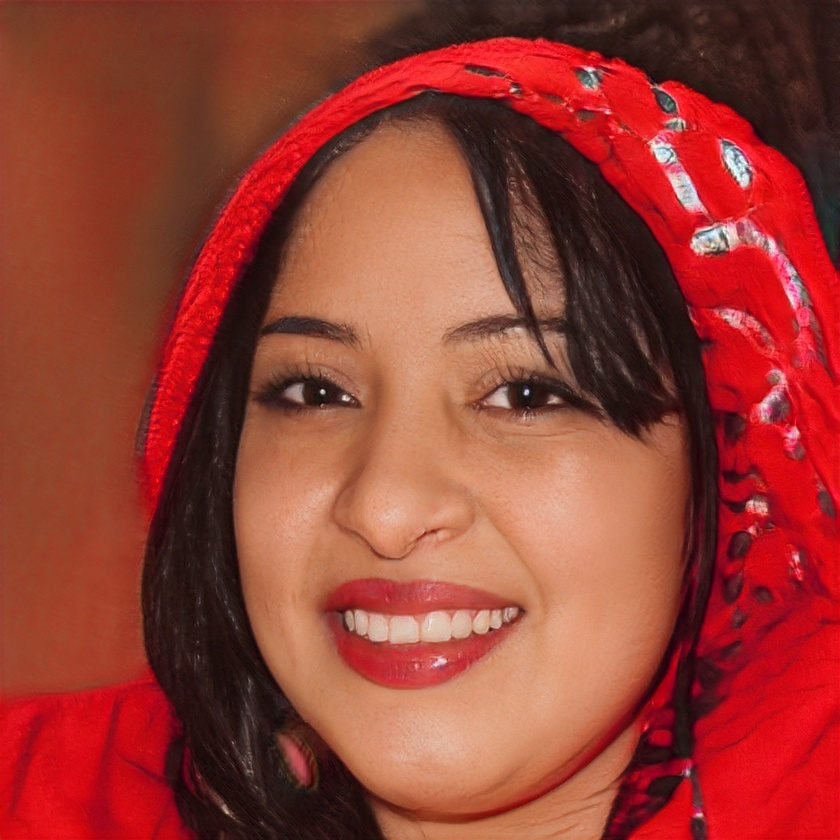
#> input picture input/1.jpeg, 840 x 840 px, shrunk from 1024 x 1024 before the run, given in place of the camera
$ python 2_direccionMirada.py
#> lines starting #> are read from the running program, lines starting #| are printed output that depends on the picture; after the words box and inside, x2 and y2 are one past the last pixel; in counts of white or black regions, pixels touching at a corner belong together
import cv2

# Cargar los clasificadores en cascada de Haar para detección de caras y ojos
# Estos archivos XML contienen los patrones entrenados para detectar caras y ojos
face_cascade = cv2.CascadeClassifier(cv2.data.haarcascades + 'haarcascade_frontalface_default.xml')
eye_cascade = cv2.CascadeClassifier(cv2.data.haarcascades + 'haarcascade_eye.xml')

# Inicializar la cámara web (0 = cámara por defecto)
cap = cv2.VideoCapture(0)

# BUCLE PRINCIPAL: Captura y procesamiento de video en tiempo real
while True:
    # Capturar un frame de la cámara
    ret, frame = cap.read()
#> frame is the input picture: shape (840, 840, 3); mean B, G, R 51.2, 62.2, 150.4
    if not ret:  # Si no se pudo capturar el frame, salir del bucle
        break

    # Voltear la imagen horizontalmente para efecto espejo
    frame = cv2.flip(frame, 1)

    # Convertir la imagen a escala de grises (necesario para la detección de Haar)
    gray = cv2.cvtColor(frame, cv2.COLOR_BGR2GRAY)
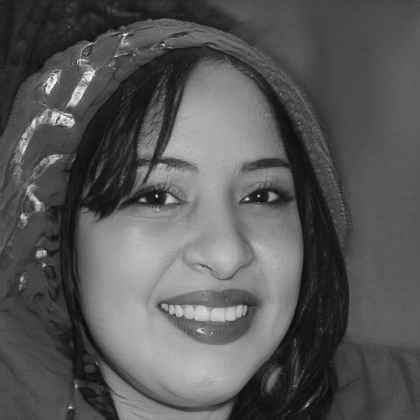
#> gray: shape (840, 840) (shown at 1/2 size); min 6, max 254, mean 87.3

    # Detectar caras en la imagen usando el clasificador de Haar
    # Parámetros: imagen, factor de escala (1.3), vecinos mínimos (5)
    faces = face_cascade.detectMultiScale(gray, 1.3, 5)
#> faces = [[139, 210, 554, 554]]

    # Contador de usuarios que están mirando a la cámara
    users_looking = 0

    # Procesar cada cara detectada
    for (x, y, w, h) in faces:
        # Extraer la región de interés (ROI) de la cara en escala de grises y color
        roi_gray = gray[y:y+h, x:x+w]      # ROI en escala de grises para detección de ojos
        roi_color = frame[y:y+h, x:x+w]    # ROI en color para dibujar sobre la cara

        # Dibujar un rectángulo blanco alrededor de la cara detectada
        cv2.rectangle(frame, (x, y), (x+w, y+h), (255, 255, 255), 2)

        # Detectar ojos dentro de la región de la cara
        eyes = eye_cascade.detectMultiScale(roi_gray)
        eye_centers = []  # Lista para almacenar los centros de los ojos

        # Procesar cada ojo detectado
        for (ex, ey, ew, eh) in eyes:
            # Dibujar un rectángulo gris alrededor de cada ojo
            cv2.rectangle(roi_color, (ex, ey), (ex+ew, ey+eh), (128, 128, 128), 2)

            # Calcular el centro del ojo
            center_x = ex + ew // 2
            center_y = ey + eh // 2
            eye_centers.append((center_x, center_y))

            # Dibujar un círculo rojo en el centro de cada ojo
            cv2.circle(roi_color, (center_x, center_y), 4, (0, 0, 255), -1)

        # Si se detectaron al menos 2 ojos, la persona está mirando a la cámara
        if len(eye_centers) >= 2:
            users_looking += 1  # Incrementar contador de usuarios mirando

            # Crear superposición semi-transparente para el texto
            overlay = frame.copy()
            text = "Mirando a la camara"
            (text_width, text_height), _ = cv2.getTextSize(text, cv2.FONT_HERSHEY_SIMPLEX, 1, 2)

            # Dibujar fondo negro semi-transparente para el texto
            cv2.rectangle(overlay, (x, y-40), (x + text_width + 10, y), (0, 0, 0), -1)
            cv2.addWeighted(overlay, 0.6, frame, 0.4, 0, frame)

            # Mostrar texto "Mirando a la camara" sobre la cara
            cv2.putText(frame, text, (x+5, y-10), cv2.FONT_HERSHEY_SIMPLEX, 1, (255, 255, 255), 2, cv2.LINE_AA)
#> this loop made 1 pass
#> (x, y, w, h, users_looking, text, text_width, text_height) on pass 1: (139, 210, 554, 554, 1, 'Mirando a la camara', 335, 22)
#> pass 1, `roi_gray = gray[y:y+h, x:x+w]`:
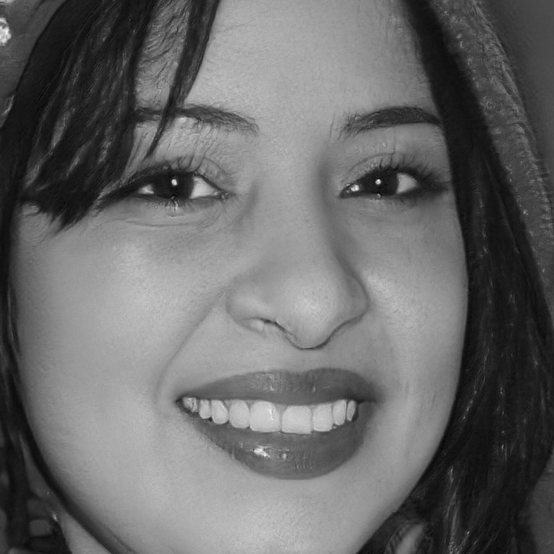
#> roi_gray: shape (554, 554); min 6, max 250, mean 104.4
#> after the loop:
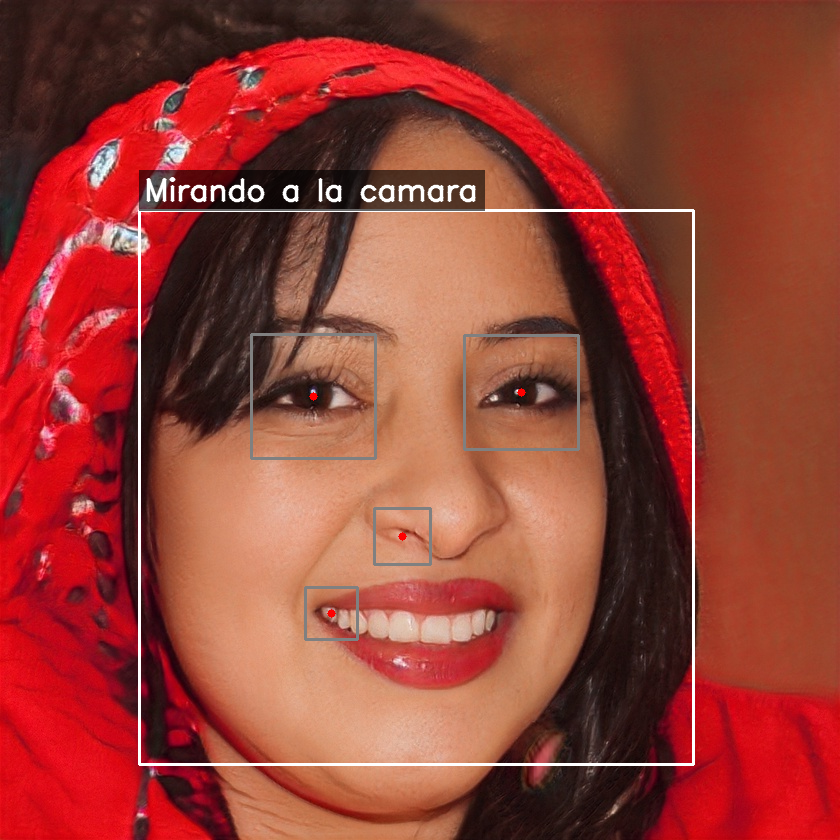
#> frame: shape (840, 840, 3); mean B, G, R 53.4, 64, 150.3
#> after the loop:
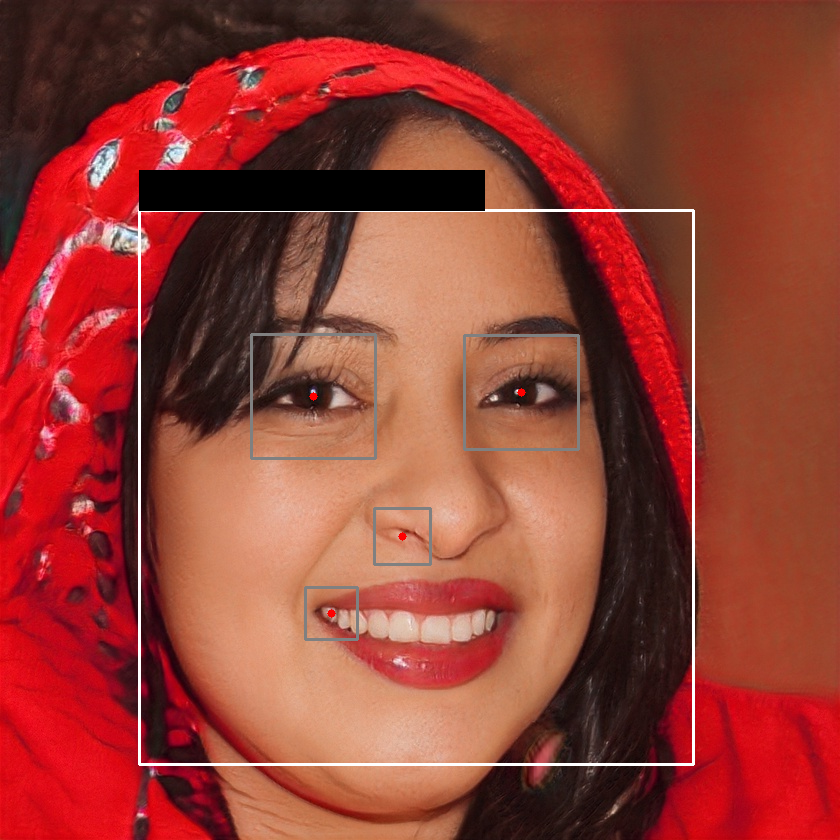
#> overlay: shape (840, 840, 3); mean B, G, R 52.1, 62.6, 148.4
#> after the loop:
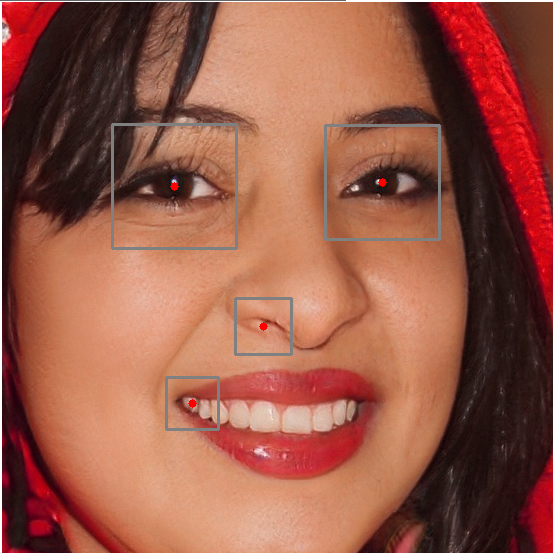
#> roi_color: shape (554, 554, 3); mean B, G, R 72, 89.3, 152.4
#> after the loop, users_looking = 1
    # Mostrar contador global de usuarios mirando a la cámara
    overlay = frame.copy()
    text_users = f"Usuarios mirando: {users_looking}"
#> text_users = 'Usuarios mirando: 1'
    (text_width, text_height), _ = cv2.getTextSize(text_users, cv2.FONT_HERSHEY_SIMPLEX, 0.8, 2)
#> text_width = 260; text_height = 18

    # Posición del contador en la esquina superior izquierda
    x_box = 10
    y_box = 10

    # Dibujar fondo negro semi-transparente para el contador
    cv2.rectangle(overlay, (x_box-5, y_box), (x_box + text_width + 10, y_box + text_height + 10), (0, 0, 0), -1)
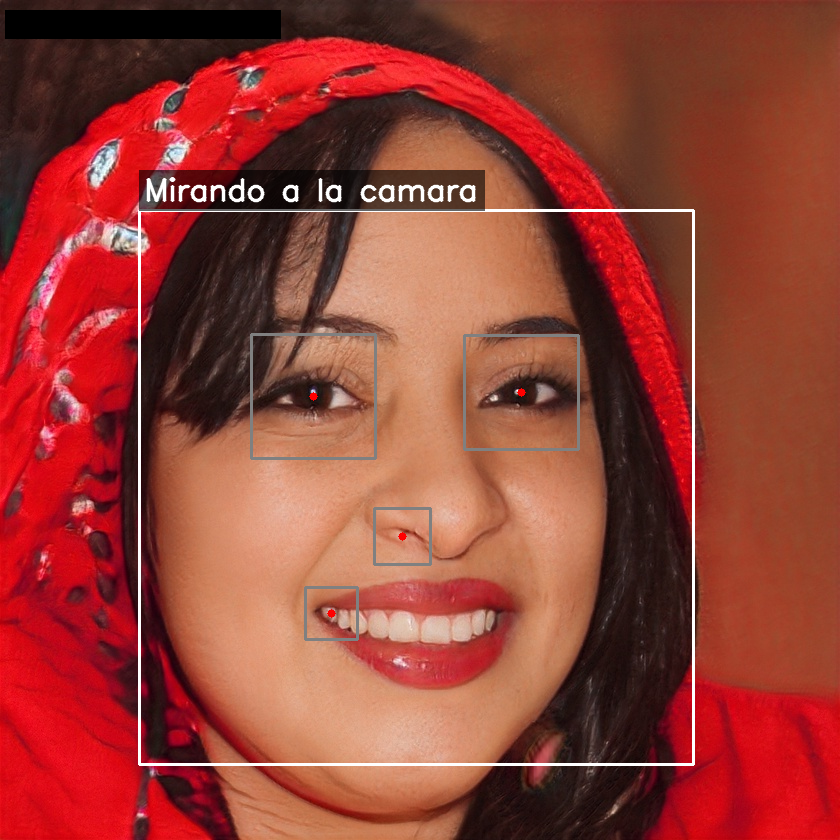
#> overlay: shape (840, 840, 3); 1.13% of pixels changed, all inside (x1, y1, x2, y2) = (5, 10, 281, 39)
    cv2.addWeighted(overlay, 0.6, frame, 0.4, 0, frame)

    # Mostrar el contador de usuarios mirando
    cv2.putText(frame, text_users, (x_box, y_box + text_height), cv2.FONT_HERSHEY_SIMPLEX, 0.8, (255, 255, 255), 2, cv2.LINE_AA)
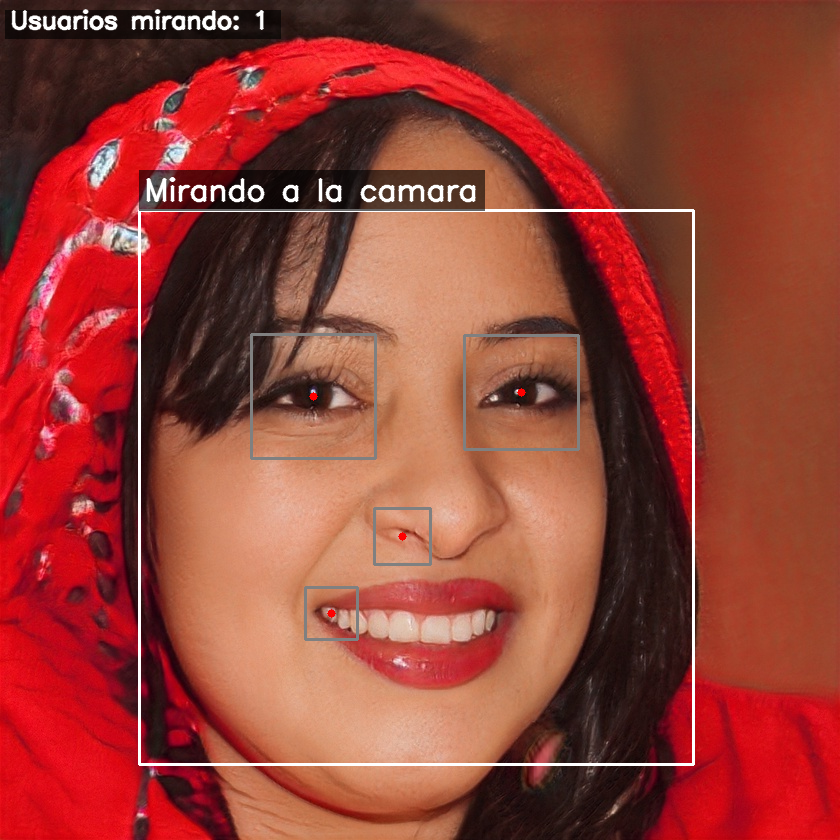
#> frame: shape (840, 840, 3); mean B, G, R 53.9, 64.5, 150.5

    # Mostrar el frame en una ventana
    cv2.imshow("Deteccion ojos", frame)

    # Salir del bucle si se presiona la tecla ESC (código 27)
    if cv2.waitKey(1) & 0xFF == 27:
#> (key Esc is pressed here)
        break

# Limpiar recursos: liberar la cámara y cerrar ventanas
cap.release()
cv2.destroyAllWindows()

$ run again, on input/2.jpeg
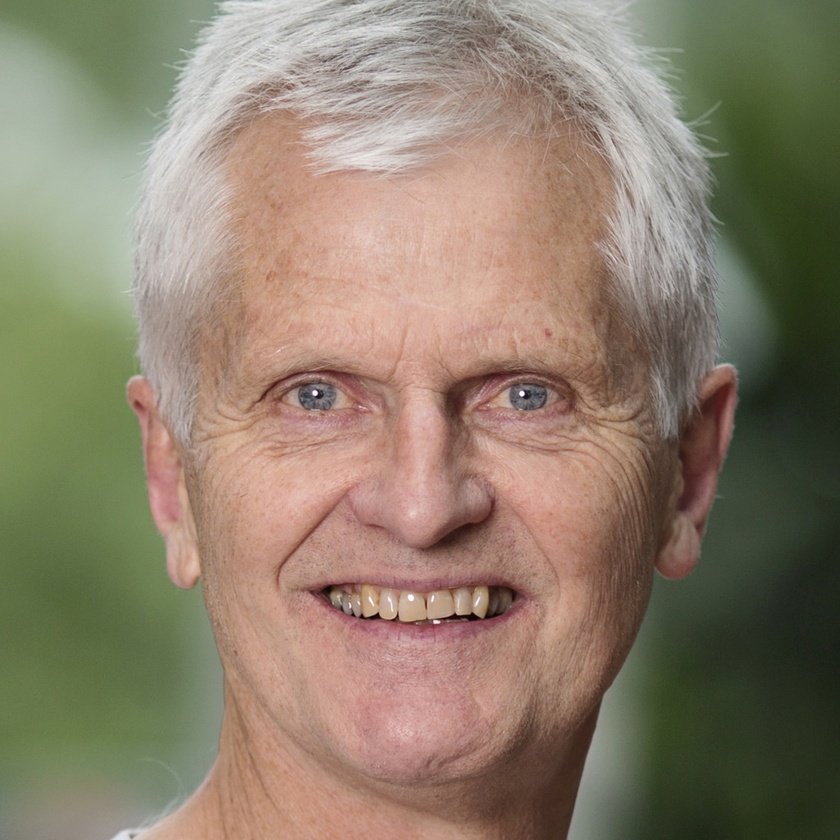
#> input picture input/2.jpeg, 840 x 840 px, shrunk from 1024 x 1024 before the run, given in place of the camera
#> frame is the input picture: shape (840, 840, 3); mean B, G, R 107.5, 126.7, 140.4
#> faces = [[138, 180, 560, 560]]
#> the loop `for (x, y, w, h) in faces:` made 1 pass
#> (x, y, w, h, users_looking, text, text_width, text_height) on pass 1: (138, 180, 560, 560, 1, 'Mirando a la camara', 335, 22)
#> after the loop `for (x, y, w, h) in faces:`:
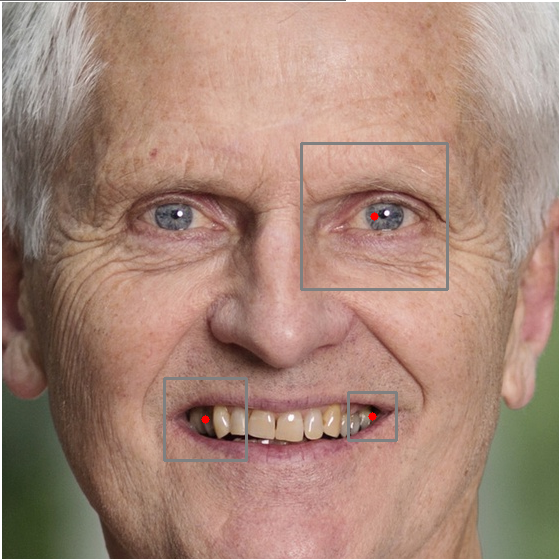
#> roi_color: shape (560, 560, 3); mean B, G, R 120.3, 135.2, 167.1
#> after the loop `for (x, y, w, h) in faces:`: users_looking = 1
#> text_users = 'Usuarios mirando: 1'
#> `(text_width, text_height), _ = cv2.getTextSize(text_users, cv2.FONT_HE..`: text_width = 260; text_height = 18
#> `cv2.putText(frame, text_users, (x_box, y_box + text_height), cv2.FONT_..`:
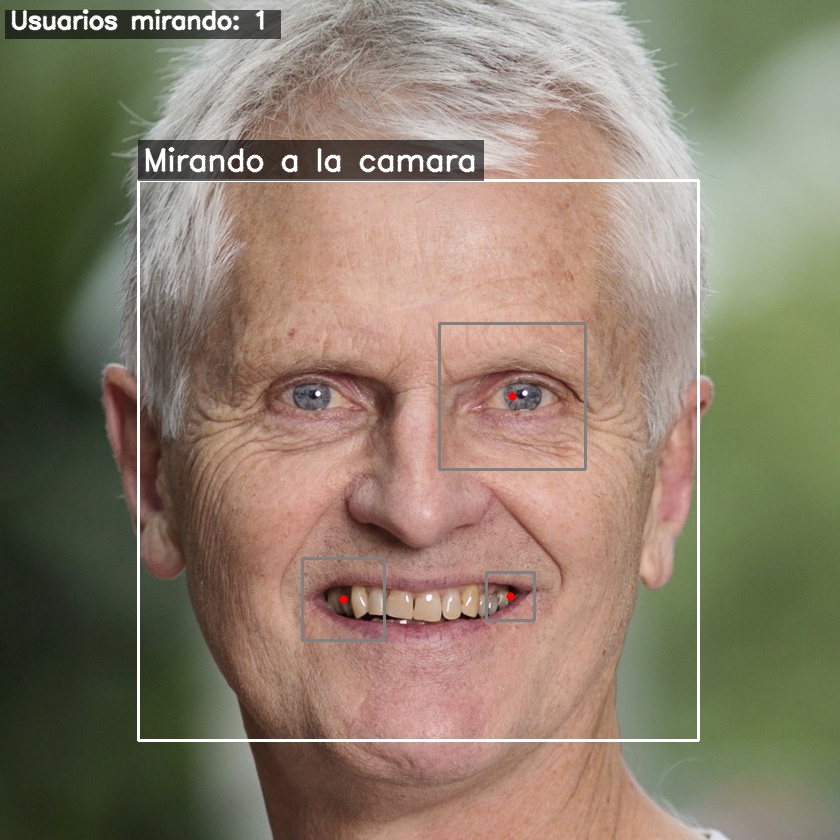
#> frame: shape (840, 840, 3); mean B, G, R 107.5, 126.1, 139.3

$ run again, on input/3.jpeg
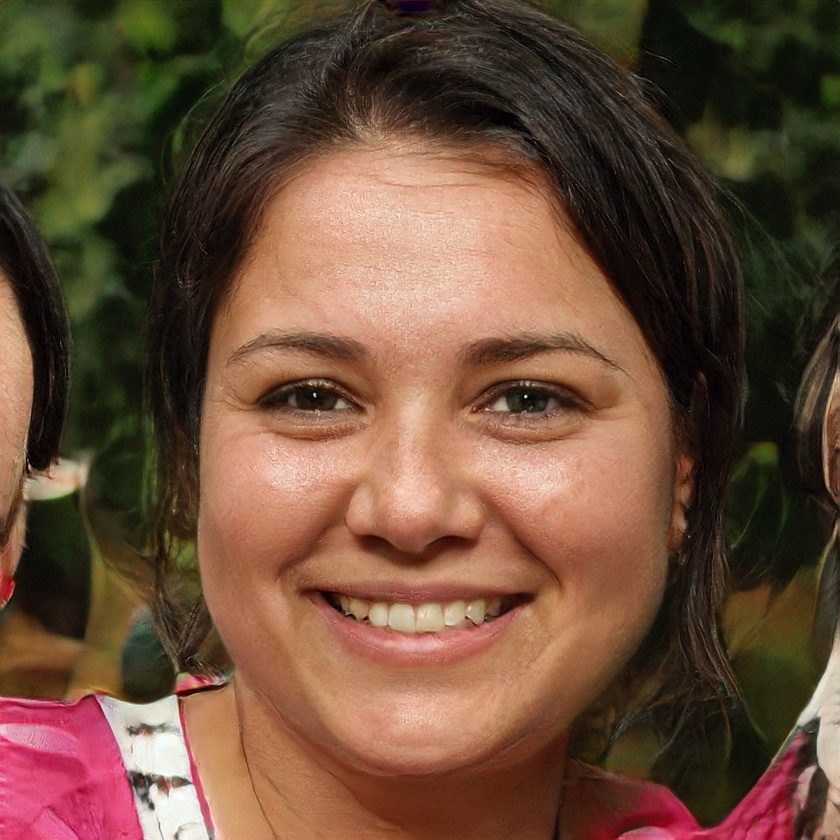
#> input picture input/3.jpeg, 840 x 840 px, shrunk from 1024 x 1024 before the run, given in place of the camera
#> frame is the input picture: shape (840, 840, 3); mean B, G, R 57.5, 77.1, 106.9
#> faces = [[121, 157, 596, 596]]
#> the loop `for (x, y, w, h) in faces:` made 1 pass
#> (x, y, w, h, users_looking, text, text_width, text_height) on pass 1: (121, 157, 596, 596, 1, 'Mirando a la camara', 335, 22)
#> after the loop `for (x, y, w, h) in faces:`:
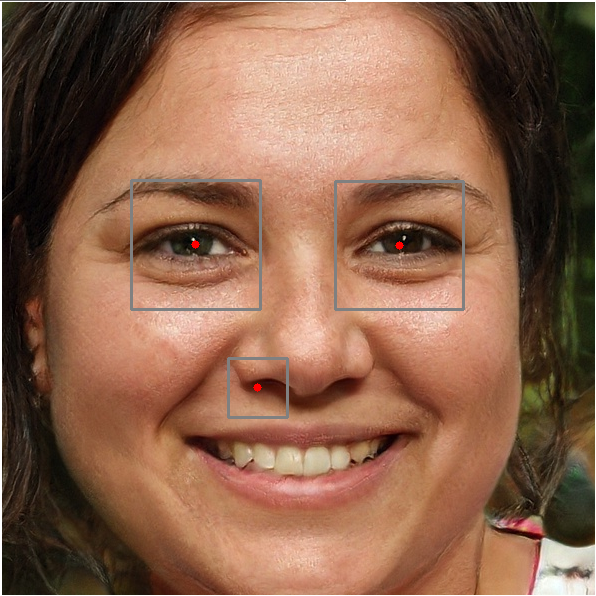
#> roi_color: shape (596, 596, 3); mean B, G, R 76.5, 99.1, 139
#> after the loop `for (x, y, w, h) in faces:`: users_looking = 1
#> text_users = 'Usuarios mirando: 1'
#> `(text_width, text_height), _ = cv2.getTextSize(text_users, cv2.FONT_HE..`: text_width = 260; text_height = 18
#> `cv2.putText(frame, text_users, (x_box, y_box + text_height), cv2.FONT_..`:
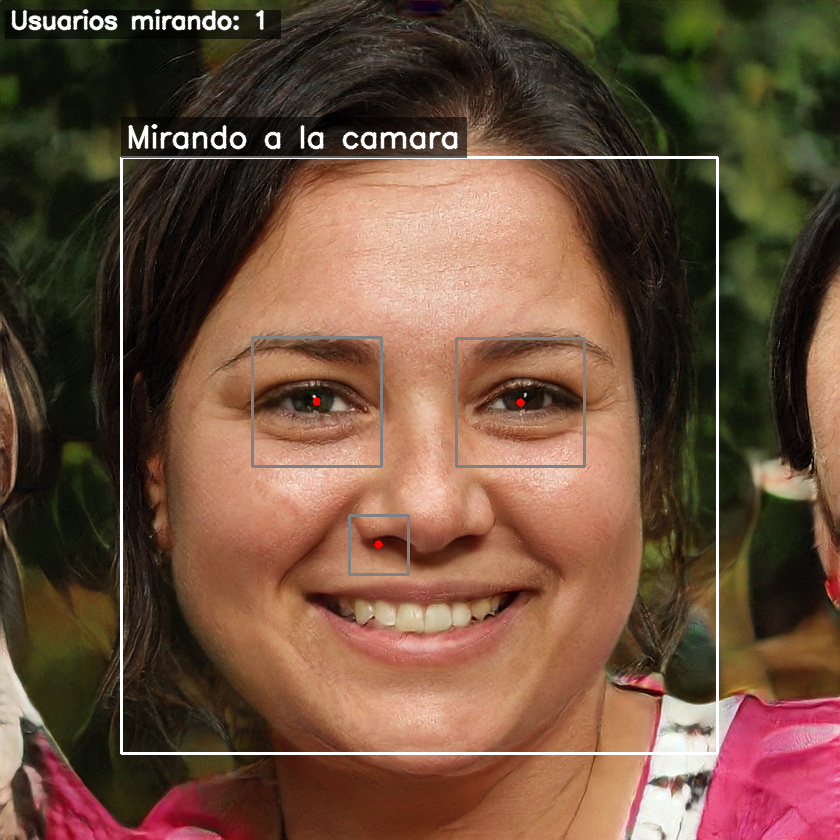
#> frame: shape (840, 840, 3); mean B, G, R 60.4, 79.3, 108.5
